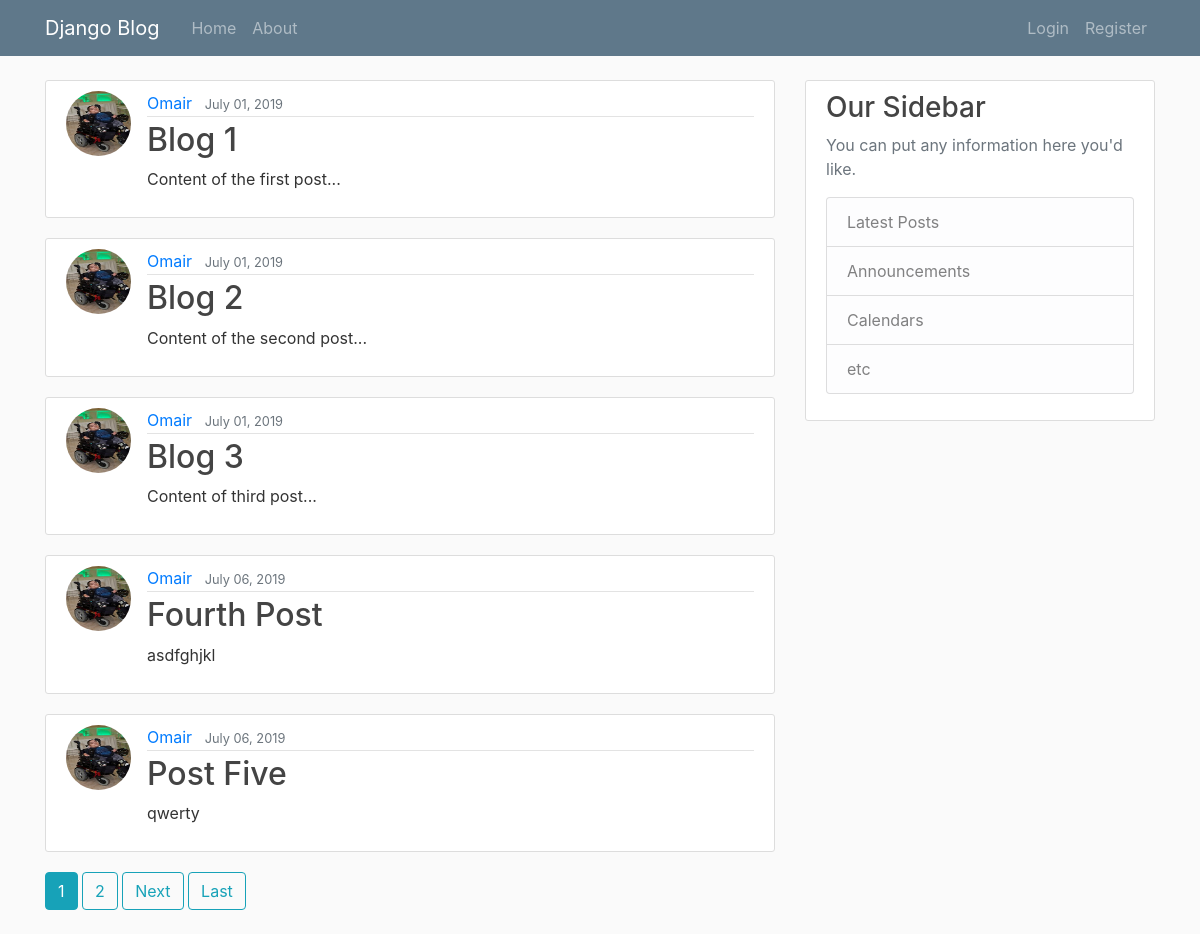
/, run on an earlier commit of the app's database.
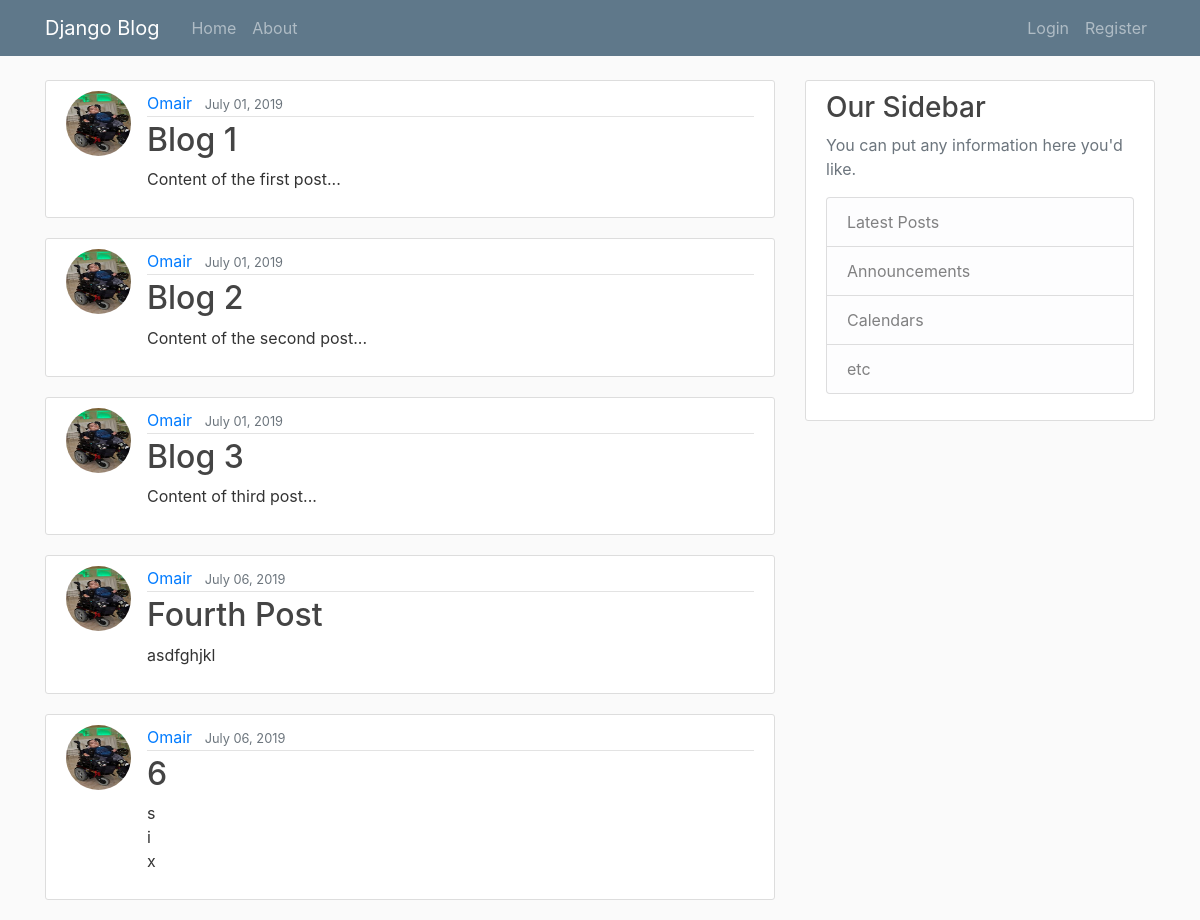
And on a later commit of the database.
### blog/models.py (models this page shows, shortened)
class Post(models.Model):
    title = models.CharField(max_length=100)
    content = models.TextField()
    date_posted = models.DateTimeField(default=timezone.now)
    author = models.ForeignKey(User, on_delete=models.CASCADE)

### users/models.py (models this page shows, shortened)
class Profile(models.Model):
    user = models.OneToOneField(User, on_delete=models.CASCADE)
    image = models.ImageField(default='default.jpg', upload_to='profile_pics')

### blog/views.py (the view)
# urls.py: path('', PostListView.as_view(), name='blog-home'),
class PostListView(ListView):
    model = Post
    template_name = 'blog/home.html'
    context_object_name = 'posts'
    paginate_by = 5

### blog/templates/blog/home.html (shortened to what this page needs)
{% extends 'blog/base.html' %}
{% block content %}
{% for post in posts %}
<article class="media content-section">
    <img src="{{ post.author.profile.image.url }}" alt="" class="rounded-circle article-img">
    <div class="media-body">
        <div class="article-metadata">
            <a class="mr-2" href="#">{{ post.author }}</a>
            <small class="text-muted">{{ post.date_posted|date:"F d, Y"}}</small>
        </div>
        <h2>
            <a class="article-title" href="{% url 'post-detail' post.id %}">{{ post.title }}</a>
        </h2>
        <p class="article-content">{{ post.content }}</p>
    </div>
</article>
{% endfor %}
{% if is_paginated %}
{% for num in page_obj.paginator.page_range %}
{% if page_obj.number == num %}
<a class="btn btn-info mb-4" href="?page={{ num }}"> {{ num}} </a>
{% elif num > page_obj.number|add:'-3' and num < page_obj.number|add:'3' %}
<a class="btn btn-outline-info mb-4" href="?page={{ num }}"> {{ num}} </a>
{% endif %}
{% endfor %}
{% if page_obj.has_next %}
<a class="btn btn-outline-info mb-4" href="?page={{ page_obj.next_page_number }}">Next</a>
<a class="btn btn-outline-info mb-4" href="?page={{ page_obj.paginator.num_pages }}">Last</a>
{% endif %}
{% endif %}
{% endblock %}

What changed in the data, as far as the page shows it:
removed Post: author.profile.image (picture), author "Omair", date_posted "July 06, 2019", title "Post Five", content "qwerty"
now on this page (row unchanged): Post: author.profile.image (picture), author "Omair", date_posted "July 06, 2019", title "6", content "s i x"
Also different on the page:
list line gone: "1"
list line gone: "2"
text no longer shown: "Next Last"
